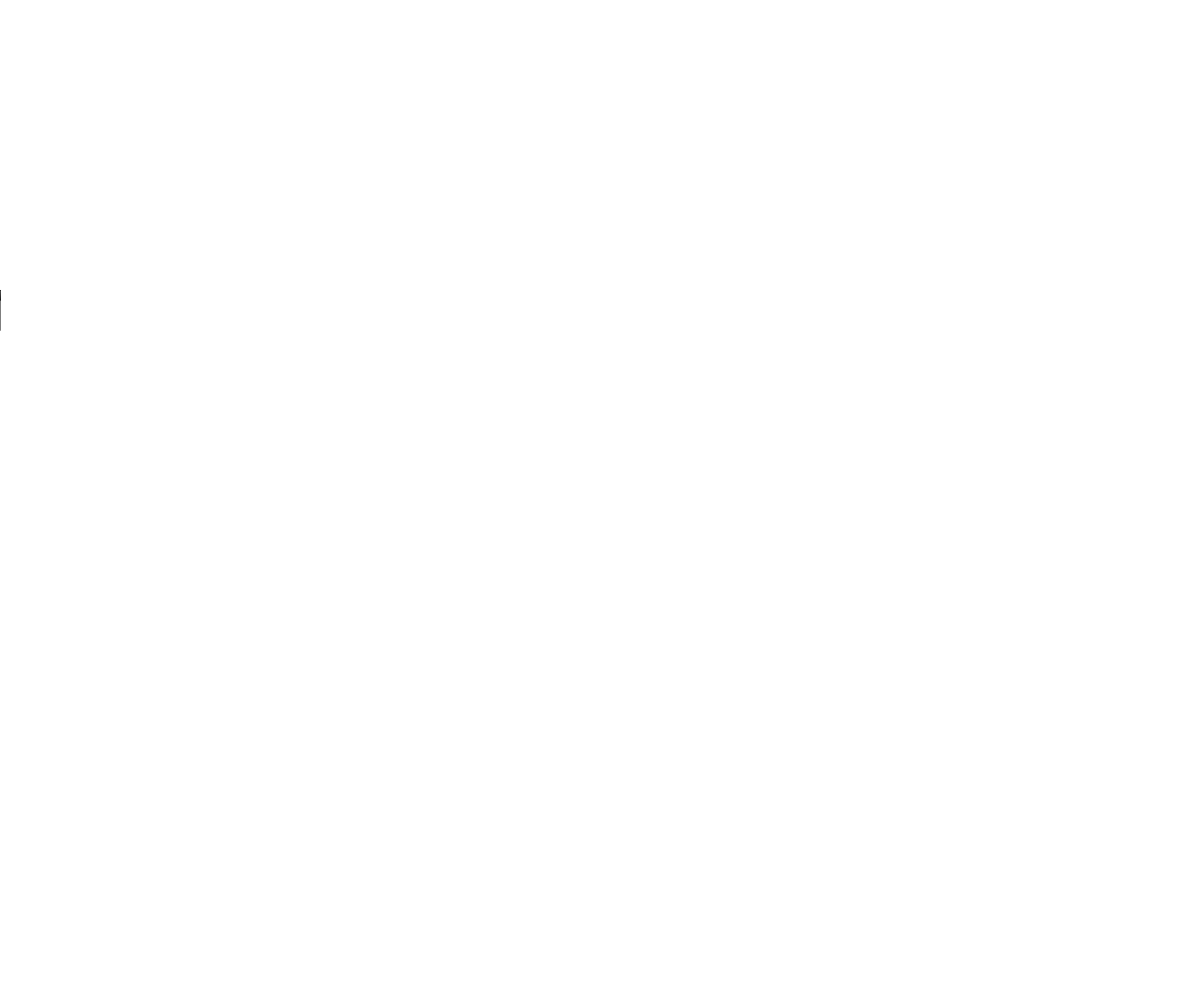
Frame 1 (no input)
Frame 60 (no input): identical to frame 1, image omitted
Frame 120 (the mouse pressed at the canvas centre since frame 60): identical to frame 1, image omitted

The p5.js sketch that drew this single still picture (run headless with seeded random() and noise() and a simulated clock; from frame 60 on, the mouse is pressed at the canvas centre):

// p5.js sketch
// ── sketch.js
// Perlin Noise Project
// Melody CHen
// 3/11/2024

let rectWidth, rectHeight = 1;
let totalHeight, averageHeight;
let rectCount;
let topX, topY;

function setup() {
  createCanvas(windowWidth, windowHeight);
  background(255);
  rectMode(CORNERS); //CHANGE THIS!!!
  generateTerrain();
}

function draw() {
  drawFlag();
}

function generateTerrain(){
  // using a single liip, generate a bunch of side-to-side
  // rectangles of varying height(pattern, random, noise)
  let topX = 0;
  let topY = 0;
  let totalHeight = 0;
  let heightTime = 0;
  let noiseShift = 0.01;
  let rectCount = 0;
  fill(0);
  for(let x = 0; x < width; x += rectWidth){
    rectHeight = noise(heightTime);
    rectHeight = map(rectHeight,0,1,0,height);
    rect(x, height, x + rectWidth, height - rectHeight);
    heightTime += noiseShift;
    totalHeight += rectHeight;
    rectCount += 1;
    if(topY < rectHeight){
      topY = rectHeight; 
      topX = x;
    }
    // averageHeight = totalHeight / rectCount;
    // drawAverage();
    drawFlag(topX, height - topY);
  }

}

// function keyPressed(){
//   if(keyCode === LEFT_ARROW){
//     if(rectWidth > 1){
//       rectWidth = rectWidth -1;
//       clear();
//     }
//     else (rectWidth = rectWidth - 0.001);
//   }
//   generateTerrain();
//   if(keyCode === RIGHT_ARROW){
//       rectWidth = rectWidth +1;
//       clear();
//   }
//   generateTerrain();
// }

// function drawAverage() {
//   fill(0, 0, 255);
//   rect(0, height - averageHeight, width, height - averageHeight + 5);
// }

// Draw the flag
function drawFlag(x, y) {
  stroke(0);
  fill(0);
  line(x, y, x, y - 30);
  triangle(x, y - 30, x - 10 / 2, y - 30, x, y - 30 - 10);
}
